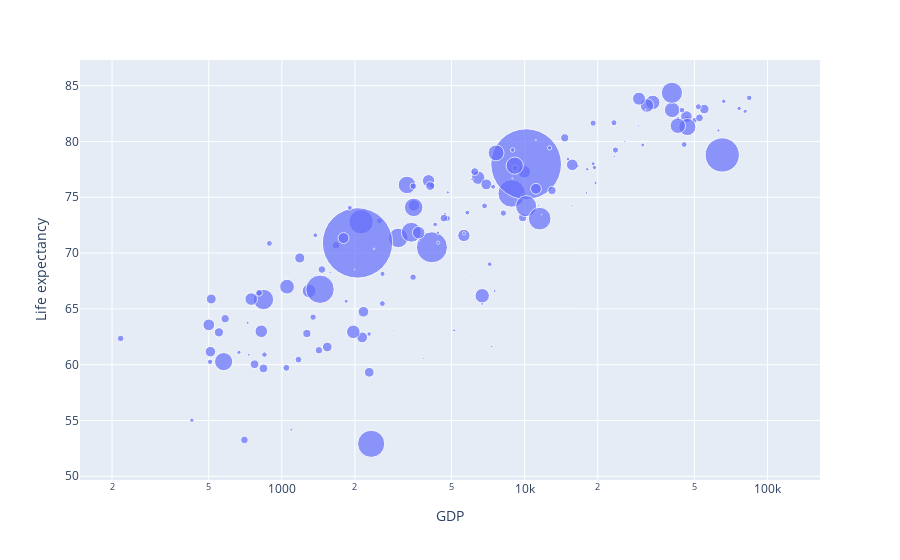

The cell this chart's notebook holds for it:
### Code cell
fig = px.scatter(data, x="GDP", y="Life expectancy",
                 size="population",
                 hover_name="country", log_x=True, size_max=50)
fig.show()

### Figure 1 — Plotly figure (JSON) as saved in the notebook; plotly's stock layout.template omitted (floating-point values rounded to 4 significant figures; data arrays with more than 128 entries replaced by an {"elided": "..."} marker saying what was removed)
{"data": [{"hovertemplate": "<b>%{hovertext}</b><br><br>GDP=%{x}<br>Life expectancy=%{y}<br>population=%{marker.size}<extra></extra>", "hovertext": {"elided": "168 str values"}, "legendgroup": "", "marker": {"color": "#636efa", "size": {"elided": "168 int values"}, "sizemode": "area", "sizeref": 564440, "symbol": "circle"}, "mode": "markers", "name": "", "orientation": "v", "showlegend": false, "type": "scatter", "x": {"elided": "168 float values"}, "xaxis": "x", "y": {"elided": "168 float values"}, "yaxis": "y"}], "layout": {"legend": {"itemsizing": "constant", "tracegroupgap": 0}, "margin": {"t": 60}, "xaxis": {"anchor": "y", "domain": [0, 1], "title": {"text": "GDP"}, "type": "log"}, "yaxis": {"anchor": "x", "domain": [0, 1], "title": {"text": "Life expectancy"}}}}
